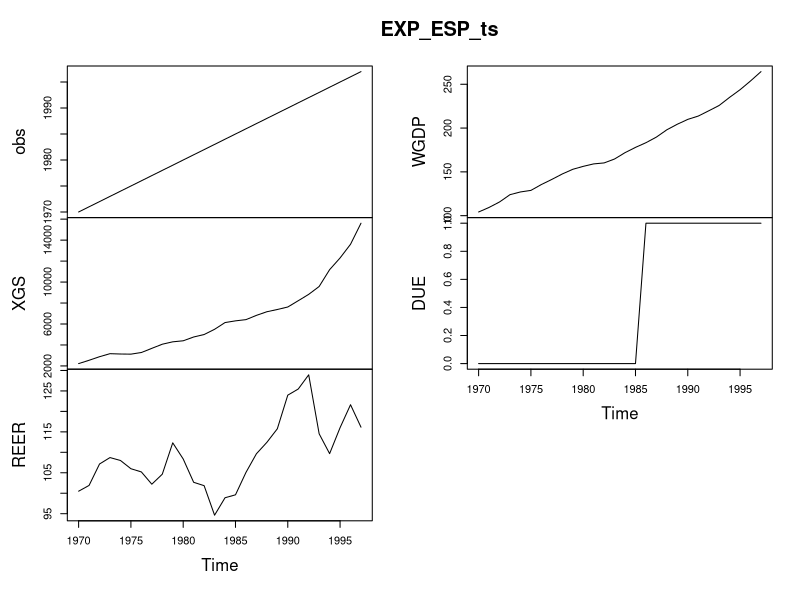
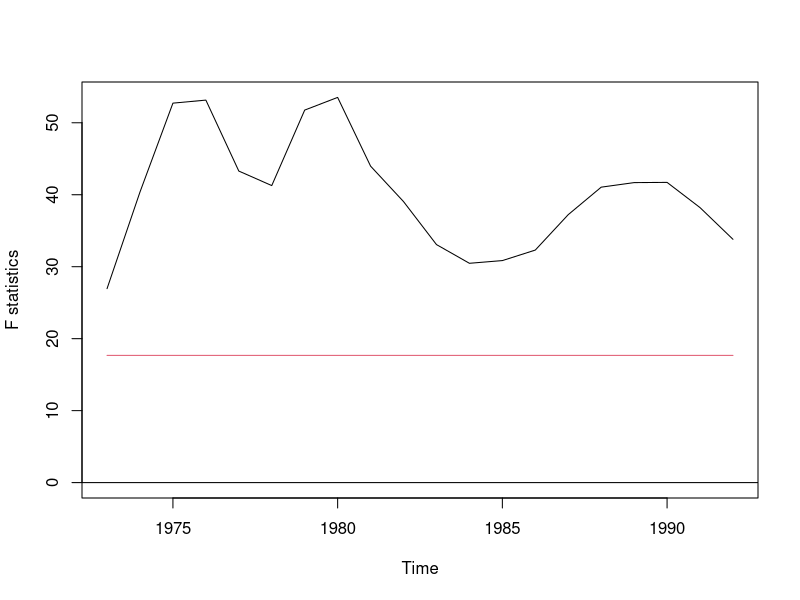
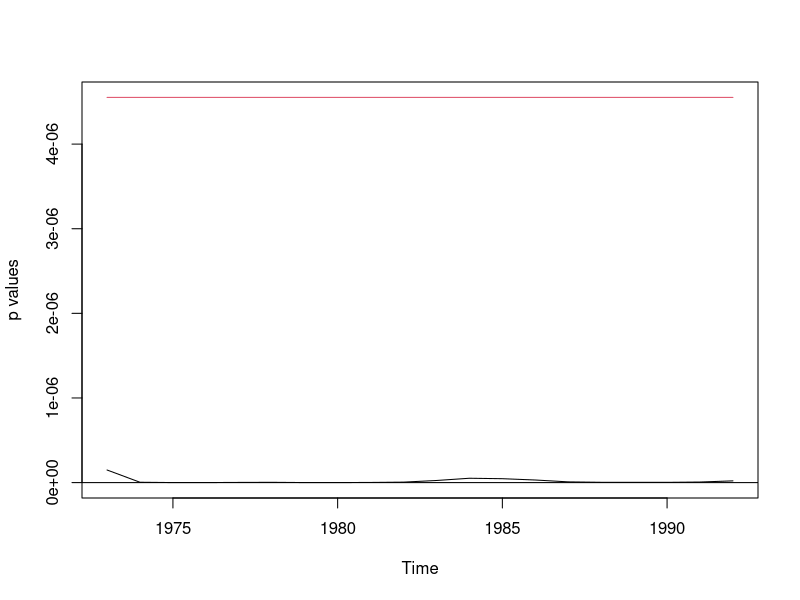

Reproduce these figures in R, in order.
library(readr)
library(car)
library(strucchange)
EXP_ESP <- read_csv("EXP_ESP.csv")
EXP_ESP_ts <- ts(EXP_ESP, start=c(1970), end = c(1997), frequency = 1)
plot(EXP_ESP_ts)
#
XGS <- EXP_ESP_ts[,"XGS"]
WGDP <- EXP_ESP_ts[,"WGDP"]
REER <- EXP_ESP_ts[,"REER"]
DUE <- EXP_ESP_ts[,"DUE"]
#
# Ecuación de exportaciones (1970-1997)
lm_X_ESP <- lm(log(XGS) ~ log(WGDP) + log(REER))
S(lm_X_ESP)
#
# Test de Chow de cambio estructural
#
SRCT <- sum(residuals(lm_X_ESP)^2)
SRCT
T <- nobs(lm_X_ESP)
T
K <- T -df.residual(lm_X_ESP)
K
# Pre UE
nUE_dat <- window(EXP_ESP_ts, start=1970, end = 1985)
lm_X_ESP_nUE <- lm(log(XGS) ~ log(WGDP) + log(REER) , data = nUE_dat)
S(lm_X_ESP_nUE)
SRC1 <- sum(residuals(lm_X_ESP_nUE)^2)
SRC1
T1 <- nobs(lm_X_ESP_nUE)
T1
# Post UE
UE_dat <- window(EXP_ESP_ts, start=1986, end = 1997)
lm_X_ESP_UE <- lm(log(XGS) ~ log(WGDP) + log(REER) , data = UE_dat)
S(lm_X_ESP_UE)
SRC2 <- sum(residuals(lm_X_ESP_UE)^2)
SRC2
T2 <- nobs(lm_X_ESP_UE)
T2
# Comparación de parámetros
compareCoefs(lm_X_ESP_nUE,lm_X_ESP_UE)
# Test de Chow
CHOW=((SRCT-(SRC1+SRC2))/K)/((SRC1+SRC2)/(T-2*K))
CHOW
pval <-  1-pf(CHOW,3,(28-2*3))
pval
#
sctest(log(XGS) ~ log(WGDP) + log(REER), data=EXP_ESP_ts, type = "Chow", point = T1)
#
# Test de Chow recursivo
# 
fs <- Fstats(lm(log(XGS) ~ log(WGDP) + log(REER)), data=EXP_ESP_ts, from = 0.15, to = 0.85)
## plot the F statistics
plot(fs, alpha = 0.01)
## and the corresponding p values
plot(fs, pval = TRUE, alpha = 0.01)
#
# Ecuación de exportaciones por tramos
#
lm_X_ESP_2 <- lm(log(XGS) ~ (log(WGDP) + log(REER))*DUE)
S(lm_X_ESP_2)
#
UE <- factor(DUE, labels=c("nUE", "UE"))
lm_X_ESP_3 <- lm(log(XGS) ~ (log(WGDP) + log(REER))*UE)
S(lm_X_ESP_3)
#
